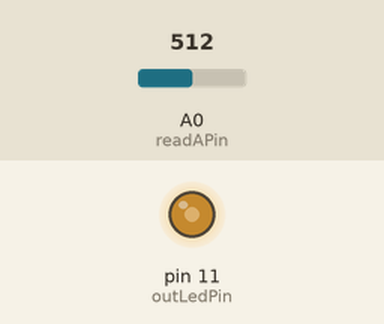
This sketch was run on a simulated Arduino Uno, built with avr-gcc and run on an emulated ATmega328P. Parts: output pins drawn as LEDs (lit = HIGH). Inputs (shaded band) come from the test bench; at power-on: A0 (readAPin) = 512.

Above: at 1.2 s.
1.3 s: A0 (readAPin) set to 716
At 2.5 s:
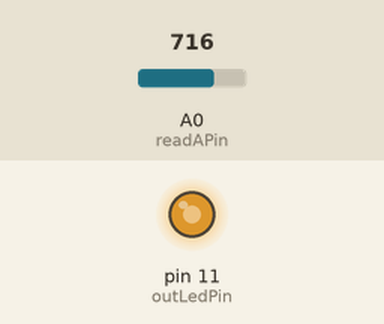
2.8 s: A0 (readAPin) set to 900
At 3.8 s:
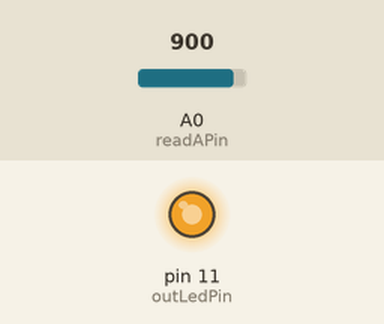
4.3 s: A0 (readAPin) set to 122
At 5.0 s:
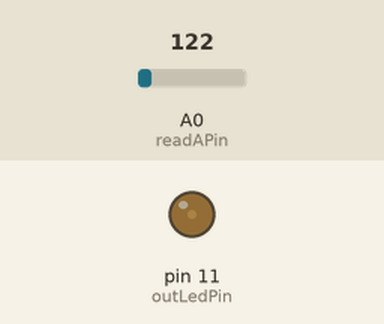
5.8 s: A0 (readAPin) set to 0
At 6.1 s:
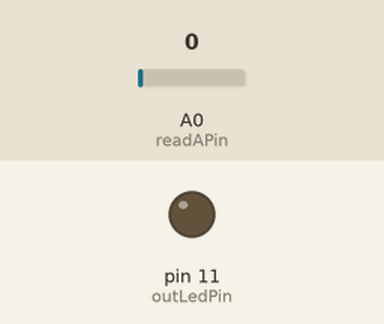
9.8 s: A0 (readAPin) set to 511
At 10.4 s:
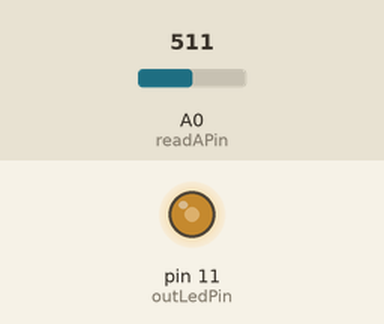
Timing chart, 0 to 12.3 s (numbered marks = the images above; inputs shaded):
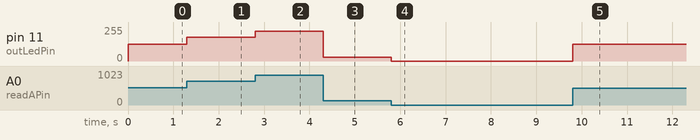

Measured:
- after the input at 1.3 s, pin 11 (outLedPin): 127/255 → 178/255 at once
- after the input at 2.8 s, pin 11 (outLedPin): 178/255 → 224/255 at once
- after the input at 4.3 s, pin 11 (outLedPin): 224/255 → 30/255 at once
- after the input at 5.8 s, pin 11 (outLedPin): 30/255 → 0/255 at once
- after the input at 9.8 s, pin 11 (outLedPin): 0/255 → 127/255 at once

The sketch:

ePosControlLed.ino
```cpp
const int readAPin = A0;
const int outLedPin = 11;
int ePosition;
int brightness;

void setup()
{
	Serial.begin(9600);
	pinMode(readAPin, INPUT);
	pinMode(outLedPin, OUTPUT);
}

void loop()
{
	ePosition = analogRead(readAPin);
	brightness = map(ePosition, 0, 1023, 0, 255);
	analogWrite(outLedPin,brightness);
	if (Serial.available()) {
		String command = Serial.readString();
		if (command == "get brightness") {
			Serial.println(ePosition);
			Serial.println(brightness);
		}
	}
}
```
